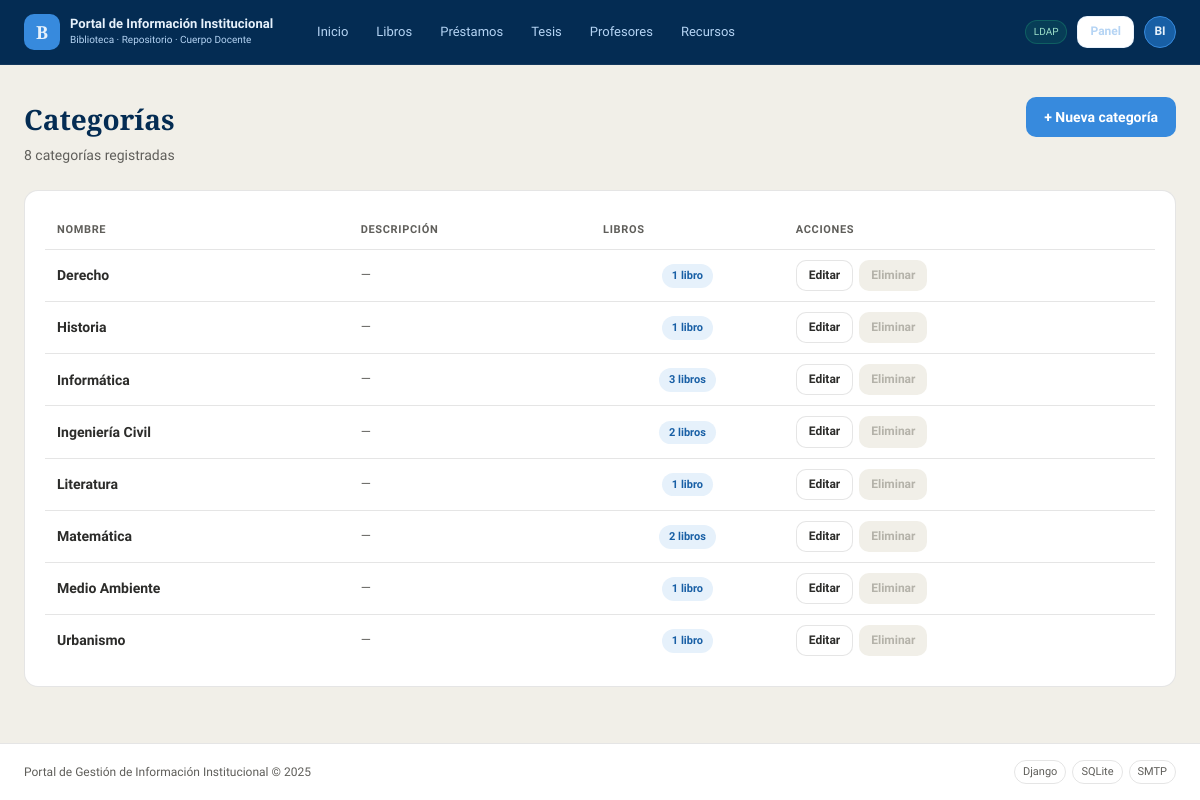
The page /biblioteca/categorias/ (signed in) on the database its author committed.
### biblioteca/models.py (models this page shows, shortened)
class Categoria(models.Model):
    nombre      = models.CharField(max_length=100)
    descripcion = models.TextField(blank=True)
    class Meta:
        verbose_name        = 'Categoría'
        verbose_name_plural = 'Categorías'
        ordering            = ['nombre']

### biblioteca/views.py (the view)
# urls.py: path('categorias/',                    views.categoria_list,    name='categoria_list'),
@solo_bibliotecario
def categoria_list(request):
    categorias = Categoria.objects.annotate(
        total_libros=Count('libros')
    ).order_by('nombre')
    return render(request, 'biblioteca/categoria_list.html', {
        'categorias': categorias,
    })

### biblioteca/context_processors.py (called while the page is built, shortened)
def rol_usuario(request):
    if request.user.is_authenticated:
        rol = get_rol(request.user)
        return {
            'rol_usuario':        rol,
            'es_bibliotecario':   rol == 'bibliotecario' or request.user.is_staff,
            'es_estudiante':      rol == 'estudiante',
            'es_profesor':        rol == 'profesor',
            'es_visitante':       rol == 'visitante',
        }

### biblioteca/decoradores.py (called while the page is built)
def get_rol(user):
    try:
        return user.perfil.rol
    except PerfilUsuario.DoesNotExist:
        return 'visitante'

def solo_bibliotecario(view_func):
    @wraps(view_func)
    def wrapper(request, *args, **kwargs):
        if not request.user.is_authenticated:
            return redirect('login')
        rol = get_rol(request.user)
        if rol != 'bibliotecario' and not request.user.is_staff:
            messages.error(request, 'Esta sección es exclusiva del bibliotecario.')
            return redirect('home')
        return view_func(request, *args, **kwargs)
    return wrapper

### templates/biblioteca/categoria_list.html (shortened to what this page needs)
{% extends 'base.html' %}
{% block content %}
<div class="page-header">
  <div>
    <h1 class="page-header__title">Categorías</h1>
    <p class="page-header__sub">{{ categorias.count }} categoría{{ categorias.count|pluralize }} registrada{{ categorias.count|pluralize }}</p>
  </div>
  <a href="{% url 'biblioteca:categoria_crear' %}" class="btn btn--primary">+ Nueva categoría</a>
</div>
<div class="card">
  <div class="table-wrap">
    <table>
      <thead>
        <tr>
          <th>Nombre</th>
          <th>Descripción</th>
          <th>Libros</th>
          <th>Acciones</th>
        </tr>
      </thead>
      <tbody>
        {% for c in categorias %}
        <tr>
          <td style="font-weight:600;">{{ c.nombre }}</td>
          <td style="font-size:13px; color:var(--gris-medio);">
            {{ c.descripcion|default:"—"|truncatechars:60 }}
          </td>
          <td style="text-align:center;">
            <a href="{% url 'biblioteca:libro_list' %}?categoria={{ c.pk }}"
               class="badge badge--info" style="text-decoration:none;">
              {{ c.total_libros }} libro{{ c.total_libros|pluralize }}
            </a>
          </td>
          <td>
            <div style="display:flex; gap:6px;">
              <a href="{% url 'biblioteca:categoria_editar' c.pk %}"
                 class="btn btn--secondary btn--sm">Editar</a>
              {% if c.total_libros == 0 %}
                <a href="{% url 'biblioteca:categoria_eliminar' c.pk %}"
                   class="btn btn--danger btn--sm">Eliminar</a>
              {% else %}
                <span class="btn btn--sm"
                      style="background:var(--gris-fondo); color:var(--gris-suave);
                             cursor:not-allowed;"
                      title="No se puede eliminar porque tiene libros asociados">
                  Eliminar
                </span>
              {% endif %}
            </div>
          </td>
        </tr>
        {% empty %}
        <tr>
          <td colspan="4" style="text-align:center; color:var(--gris-medio); padding:2rem;">
            No hay categorías registradas.
          </td>
        </tr>
        {% endfor %}
      </tbody>
    </table>
  </div>
</div>
{% endblock %}

### templates/includes/navbar.html (shortened to what this page needs)
{% load static %}
<header class="navbar">
  <div class="navbar__inner">
    <a href="{% url 'home' %}" class="navbar__brand">
      <div class="navbar__logo">B</div>
      <div>
        <div class="navbar__title">Portal de Información Institucional</div>
        <div class="navbar__sub">Biblioteca · Repositorio · Cuerpo Docente</div>
      </div>
    </a>
    <nav class="navbar__nav">
      <a href="{% url 'home' %}" class="nav-link {% if request.resolver_match.url_name == 'home' %}nav-link--active{% endif %}">Inicio</a>
      <a href="{% url 'biblioteca:libro_list' %}" class="nav-link">Libros</a>
      <a href="{% url 'biblioteca:prestamo_list' %}" class="nav-link">Préstamos</a>
      <a href="{% url 'biblioteca:tesis_list' %}" class="nav-link">Tesis</a>
      <a href="{% url 'biblioteca:profesor_list' %}" class="nav-link">Profesores</a>
      <a href="{% url 'biblioteca:recurso_list' %}" class="nav-link">Recursos</a>
    </nav>
    <div class="navbar__auth">
      {% if user.is_authenticated %}
        <span class="ldap-badge">LDAP</span>
        {% if es_bibliotecario %}
          <a href="{% url 'biblioteca:panel' %}"
            class="btn btn--secondary btn--sm"
            style="color:var(--azul-palido); border-color:rgba(181,212,244,0.3);">
            Panel
          </a>
        {% endif %}
        <div class="user-menu">
          <div class="user-avatar">{{ user.username|slice:":2"|upper }}</div>
        </div>
      {% else %}
        <a href="{% url 'login' %}" class="btn btn--primary btn--sm">Iniciar sesión</a>
      {% endif %}
    </div>
  </div>
</header>

### static/css/main.css (style rules this page uses)
:root { --azul-oscuro: #042C53; --azul-medio: #0C447C; --azul: #185FA5; --azul-claro: #378ADD; --azul-palido: #B5D4F4; --azul-fondo: #E6F1FB; --verde: #1D9E75; --verde-fondo: #E1F5EE; --rojo: #E24B4A; --rojo-fondo: #FCEBEB; --ambar: #EF9F27; --ambar-fondo: #FAEEDA; --gris-texto: #2C2C2A; --gris-medio: #5F5E5A; --gris-suave: #B4B2A9; --gris-fondo: #F1EFE8; --blanco: #ffffff; --borde: rgba(44,44,42,0.12); --sombra: 0 1px 4px rgba(0,0,0,0.08); --radio-sm: 6px; --radio-md: 10px; --radio-lg: 14px; --radio-pill: 999px; --fuente-titulo: 'Playfair Display', Georgia, serif; --fuente-cuerpo: 'Source Sans 3', system-ui, sans-serif; }
*, *::before, *::after { box-sizing: border-box; margin: 0; padding: 0; }
html { font-size: 16px; }
body { font-family: var(--fuente-cuerpo); background: var(--gris-fondo); color: var(--gris-texto); line-height: 1.6; min-height: 100vh; display: flex; flex-direction: column; }
a { color: var(--azul-claro); text-decoration: none; }
.navbar { background: var(--azul-oscuro); position: sticky; top: 0; z-index: 100; border-bottom: 1px solid rgba(255,255,255,0.06); }
.navbar__inner { max-width: 1280px; margin: 0 auto; padding: 0 1.5rem; height: 64px; display: flex; align-items: center; gap: 2rem; }
.navbar__brand { display: flex; align-items: center; gap: 10px; text-decoration: none; flex-shrink: 0; }
.navbar__logo { width: 36px; height: 36px; border-radius: var(--radio-md); background: var(--azul-claro); display: flex; align-items: center; justify-content: center; font-family: var(--fuente-titulo); font-size: 18px; font-weight: 700; color: var(--azul-fondo); }
.navbar__title { font-size: 13px; font-weight: 600; color: var(--azul-fondo); line-height: 1.2; }
.navbar__sub { font-size: 10px; color: var(--azul-palido); font-weight: 300; }
.navbar__nav { display: flex; align-items: center; gap: 4px; flex: 1; }
.nav-link { font-size: 13px; color: var(--azul-palido); font-weight: 400; padding: 6px 12px; border-radius: var(--radio-pill); transition: background 0.15s, color 0.15s; }
.navbar__auth { display: flex; align-items: center; gap: 10px; margin-left: auto; }
.ldap-badge { font-size: 10px; color: #9FE1CB; background: rgba(29,158,117,0.15); border: 1px solid rgba(29,158,117,0.35); padding: 3px 8px; border-radius: var(--radio-pill); }
.user-menu { position: relative; }
.user-avatar { width: 32px; height: 32px; border-radius: 50%; background: var(--azul); border: 1px solid var(--azul-claro); display: flex; align-items: center; justify-content: center; font-size: 12px; font-weight: 600; color: var(--azul-fondo); cursor: pointer; user-select: none; }
.btn { display: inline-flex; align-items: center; gap: 6px; padding: 9px 18px; border-radius: var(--radio-md); font-size: 14px; font-weight: 600; font-family: var(--fuente-cuerpo); cursor: pointer; border: none; transition: opacity 0.15s, transform 0.1s; text-decoration: none; }
.btn--primary { background: var(--azul-claro); color: var(--blanco); }
.btn--secondary { background: var(--blanco); color: var(--gris-texto); border: 1px solid var(--borde); }
.btn--sm { padding: 5px 12px; font-size: 12px; }
.card { background: var(--blanco); border: 1px solid var(--borde); border-radius: var(--radio-lg); padding: 1.25rem; }
.badge { font-size: 11px; font-weight: 600; padding: 3px 10px; border-radius: var(--radio-pill); display: inline-block; }
.badge--info { background: var(--azul-fondo); color: var(--azul); }
.table-wrap { overflow-x: auto; }
table { width: 100%; border-collapse: collapse; font-size: 14px; }
thead th { text-align: left; font-size: 11px; font-weight: 600; letter-spacing: 0.06em; text-transform: uppercase; color: var(--gris-medio); padding: 10px 12px; border-bottom: 1px solid var(--borde); }
tbody td { padding: 10px 12px; border-bottom: 1px solid var(--borde); color: var(--gris-texto); }
tbody tr:last-child td { border-bottom: none; }
.page-header { display: flex; align-items: flex-start; justify-content: space-between; margin-bottom: 1.5rem; }
.page-header__title { font-family: var(--fuente-titulo); font-size: 28px; font-weight: 700; color: var(--azul-oscuro); }
.page-header__sub { font-size: 14px; color: var(--gris-medio); margin-top: 2px; }

### rows shown on the page
Categoria: nombre "Derecho", descripcion "—", total_libros "1", shows "Eliminar"
Categoria: nombre "Historia", descripcion "—", total_libros "1", shows "Eliminar"
Categoria: nombre "Informática", descripcion "—", total_libros "3", shows "Eliminar"
Categoria: nombre "Ingeniería Civil", descripcion "—", total_libros "2", shows "Eliminar"
Categoria: nombre "Literatura", descripcion "—", total_libros "1", shows "Eliminar"
Categoria: nombre "Matemática", descripcion "—", total_libros "2", shows "Eliminar"
Categoria: nombre "Medio Ambiente", descripcion "—", total_libros "1", shows "Eliminar"
Categoria: nombre "Urbanismo", descripcion "—", total_libros "1", shows "Eliminar"

### other values the page prints
{{ user.username|slice:":2"|upper }} "BI"
{{ categorias.count }} "8"
